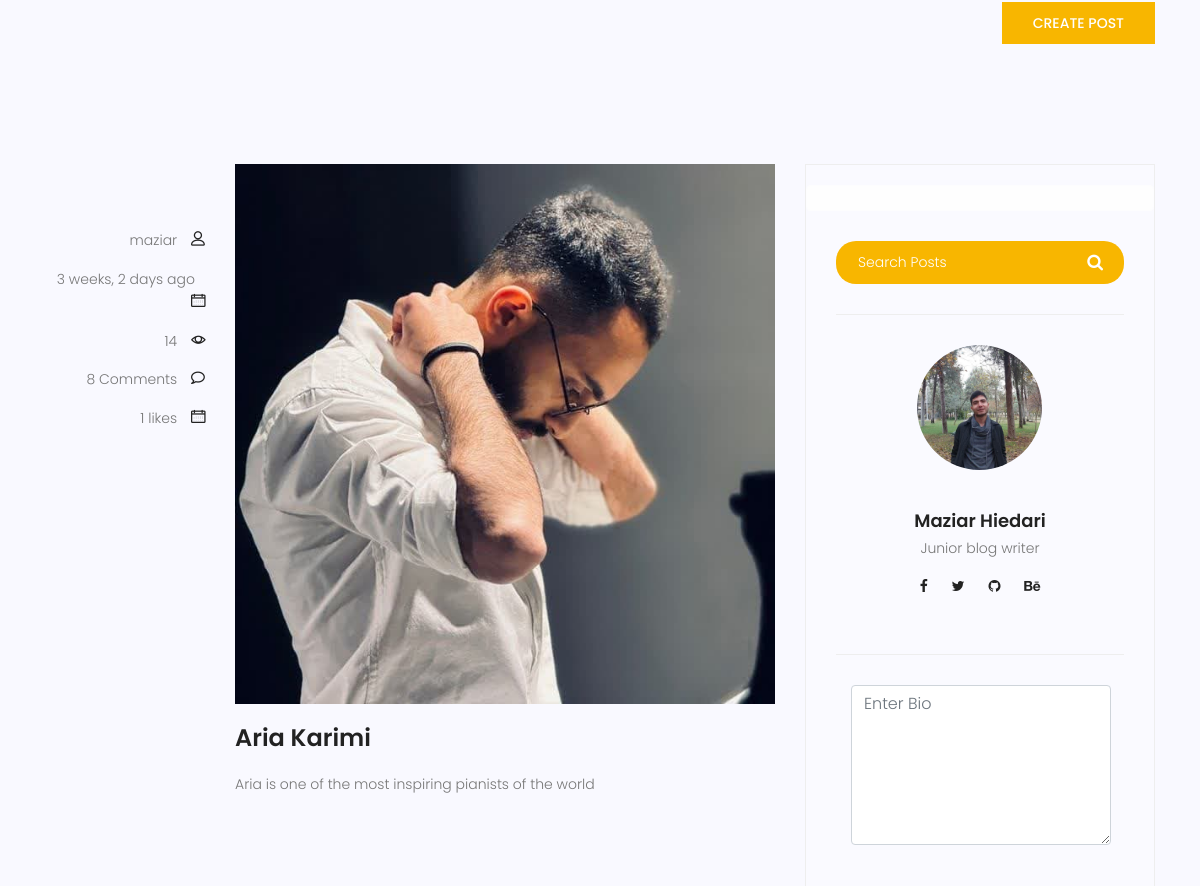
Before: /writers/writer_view (signed in, middle part) with the older database file.
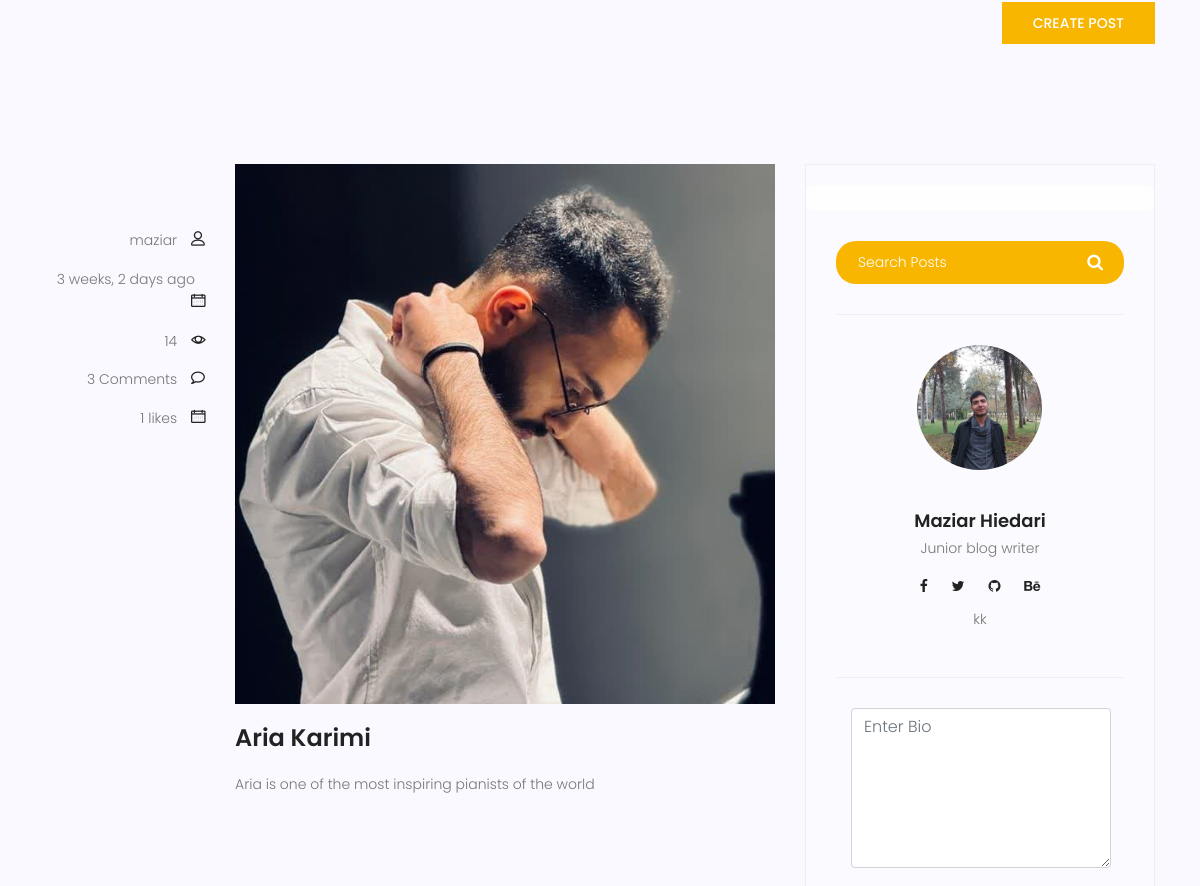
After: the same page with the newer database file.
### blog/models.py (models this page shows, shortened)
class Post(models.Model):
  title = models.CharField(max_length=255)
  image = models.ImageField()
  content = models.TextField()
  published_date = models.DateTimeField(auto_now_add=True)
  updated_date = models.DateTimeField(auto_now=True)
  counted_views = models.IntegerField(default=1)
  category = models.ManyToManyField(Category)
  author = models.ForeignKey(User, on_delete=models.SET_NULL, null=True)
  approved = models.BooleanField(default=False)
  likes = models.ManyToManyField(User, related_name='blog_post')
  def total_likes(self):
     return self.likes.count()
  class Meta:
     ordering = ['published_date']

### accounts/models.py (models this page shows)
class Profile(models.Model):
  user = models.OneToOneField(User,on_delete=models.CASCADE, related_name='profile')
  image = models.ImageField(default='default_profile.png',blank=True, null=True)
  bio = models.TextField(default='No Bio yet...', blank=True)

### writers/views.py (the view, shortened to what this page needs)
# urls.py: path('writer_view',views.new_post, name='writer_view'),
@login_required
def new_post(request):
  profile = Profile.objects.get(user=request.user)
  posts = Post.objects.filter(author=request.user)
  profile = Profile.objects.get(user=request.user)
  posts = Post.objects.filter(author=request.user)
  form = Post_form()
  form.fields['title'].widget.attrs['class'] = 'common-input mb-20 form-control'
  form.fields['title'].widget.attrs['placeholder'] = 'Enter the post title'
  form.fields['content'].widget.attrs['class'] = 'common-textarea form-control'
  form.fields['content'].widget.attrs['placeholder'] = 'Enter the content'
  form.fields['category'].widget.attrs['class'] = 'form-group'
  bform = Blog_signup_form()
  bform.fields['bio'].widget.attrs['class'] = 'single-textarea'
  bform.fields['bio'].widget.attrs['placeholder'] = 'a little biography'
  return render(request, 'writers/writer_view.html',{
    'form':form,
    'posts':posts,
    'profile':profile,
    'bform':bform
  })

### blog/forms.py
class Post_form(forms.ModelForm):
  class Meta:
    model = Post
    fields = ['title','content','author','image','category']

### accounts/forms.py
class Blog_signup_form(ModelForm):
  class Meta:
    model = Profile
    fields = ['bio','image','user']

### blog/models.py (called while the page is built)
  def __str__(self):
    return self.name

### blog/templatetags/blog_tags.py (called while the page is built)
@register.inclusion_tag('blog/post-categories.html')
def post_categories():
  category_counts = Category.objects.annotate(
  post_count=Count('post'))
  cat_dict = {}
  for category in category_counts:
    category_name = category.name
    post_count = category.post_count
    cat_dict[category_name] = post_count
  return {
    'categories':cat_dict
  }

@register.inclusion_tag('blog/popular.html')
def popular_posts():
  posts = Post.objects.filter(approved=True).order_by('-counted_views')[:4]
  return {
    'posts':posts
  }

@register.simple_tag(name='comments_count')
def func(pid):
    post = Post.objects.get(id=pid)
    comments = Comment.objects.filter(post=post)
    comments_count = comments.count()
    replies_count = Reply.objects.filter(parent_comment__post=post).count()
    total_comments = replies_count+comments_count
    return total_comments

@register.filter()
def upfirstletter(value):
    first = value[0] if len(value) > 0 else ''
    remaining = value[1:] if len(value) > 1 else ''
    return first.upper() + remaining

### templates/writers/writer_view.html (shortened to what this page needs)
{% extends 'base.html' %}
{% load static %}
{% load humanize %}
{% load blog_tags %}
{% block content %}
{% if profile.user == request.user %}
<section class="contact-page-area section-gap">
<div class="container">
	<div class="row">
		<div class="col-lg-4 d-flex flex-column address-wrap">
		</div>
		<div class="col-lg-8">
			<form class="form-area contact-form text-right"  enctype="multipart/form-data" action="{% url 'writers:writer_view' %}"  method="post">
				<div class="row">
					<div class="col-lg-12">
						<button type="submit" class="genric-btn primary" style="float: right;">Create Post</button>
					</div>
				</div>
			</form>
		</div>
	</div>
</div>
</section>
{% endif %}
<section class="post-content-area">
	<div class="container">
		<div class="row">
			<div class="col-lg-8 posts-list">
				{% for post in posts %}
				<div class="single-post row">
					<div class="col-lg-3  col-md-3 meta-details">
						<div class="user-details row">
							<p class="user-name col-lg-12 col-md-12 col-6"><a
									href="{% url 'blog:author' author_name=post.author %}">{{post.author.username}}</a> <span class="lnr lnr-user"></span></p>
							<p class="date col-lg-12 col-md-12 col-6"><a href="#">{{post.published_date|naturaltime}}</a> <span
									class="lnr lnr-calendar-full"></span></p>
							<p class="view col-lg-12 col-md-12 col-6"><a href="#">{{post.counted_views}}</a> <span
									class="lnr lnr-eye"></span></p>
							<p class="comments col-lg-12 col-md-12 col-6"><a href="#">{% comments_count post.id %} Comments</a> <span
									class="lnr lnr-bubble"></span></p>
									<p class="date col-lg-12 col-md-12 col-6"><a href="#">{{post.total_likes}} likes</a> <span
										class="lnr lnr-calendar-full"></span></p>
						</div>
					</div>
					<div class="col-lg-9 col-md-9 ">
						<div class="feature-img">
							<img class="img-fluid" src="{{post.image.url}}" alt="">
						</div>
						<a class="posts-title" href="{% url 'blog:single' pid=post.id %}">
							<h3>{{post.title}}</h3>
						</a>
						<p class="excert">
							{{post.content|truncatewords:60}}
						</p>
					</div>
				</div>
				{% endfor %}
			</div>
			<div class="col-lg-4 sidebar-widgets">
				<div class="widget-wrap">
					<div class="alert alert-light" role="alert">
					</div>
					{% include 'blog/search.html' %}
					{% if profile %}
								<div class="single-sidebar-widget user-info-widget">
									{% if profile.image %}
											<img src="{{profile.image.url}}" alt="" class="img-fluid">
										{% else %}
											<img src="{% static 'img/default_profile.png' %}">
										{% endif %}
									<a href="#"><h4>{{profile.user.first_name}} {{profile.user.last_name}}</h4></a>
									<p>
										Junior blog writer
									</p>
									<ul class="social-links">
										<li><a href="#"><i class="fa fa-facebook"></i></a></li>
										<li><a href="#"><i class="fa fa-twitter"></i></a></li>
										<li><a href="#"><i class="fa fa-github"></i></a></li>
										<li><a href="#"><i class="fa fa-behance"></i></a></li>
									</ul>
									<p>
										{% if profile.bio %}
											{{profile.bio}}
										{% endif %}
									</p>
								</div>
					{% endif %}
<div class="single-sidebar-widget ads-widget">
  <form  action="{% url 'writers:the_bio_form' %}" enctype="multipart/form-data" method="post">
    <div class="mt-10">
    	<div class="col-lg-6 form-group">
        <textarea name="bio" style="width: 260px; height: 160px;" class="common-textarea form-control"  placeholder="Enter Bio" onfocus="this.placeholder = ''" onblur="this.placeholder = 'Enter Bio'" ></textarea>
      </div>
    </div>
    <br>
    <br>
    <br>
  </form>
</div>
				</div>
			</div>
		</div>
	</div>
</section>
{% endblock %}

### templates/base.html (shortened to what this page needs)
{% load static %}
<!DOCTYPE html>
<html lang="zxx" class="no-js">
<head>
    <link rel="stylesheet" href="{% static 'css/linearicons.css' %}">
    <link rel="stylesheet" href="{% static 'css/font-awesome.min.css' %}">
    <link rel="stylesheet" href="{% static 'css/bootstrap.css' %}">
    <link rel="stylesheet" href="{% static 'css/magnific-popup.css' %}">
    <link rel="stylesheet" href="{% static 'css/jquery-ui.css' %}">
    <link rel="stylesheet" href="{% static 'css/nice-select.css' %}">
    <link rel="stylesheet" href="{% static 'css/animate.min.css' %}">
    <link rel="stylesheet" href="{% static 'css/owl.carousel.css' %}">
    <link rel="stylesheet" href="{% static 'css/main.css' %}">
  </head>
  <body>
    {% block content %}
    {% endblock %}
		</body>
	</html>

### templates/blog/search.html
{% load static %}
<div class="single-sidebar-widget search-widget">
  <form method='get' class="search-form" action="{% url 'blog:search' %}">
                  <input placeholder="Search Posts" name="s" type="text" onfocus="this.placeholder = ''" onblur="this.placeholder = 'Search Posts'" >
                  <button type="submit"><i class="fa fa-search"></i></button>
              </form>
</div>

### templates/blog/popular.html (shortened to what this page needs)
{% load static %}
{% load blog_tags %}
{% load humanize %}

### templates/blog/post-categories.html (shortened to what this page needs)
{% load static %}

### statics/css/main.css (style rules this page uses)
body { color: #777777; font-family: "Poppins", sans-serif; font-size: 14px; font-weight: 300; line-height: 1.625em; position: relative; }
ol, ul { margin: 0; padding: 0; list-style: none; }
a { -webkit-transition: all 0.3s ease 0s; -moz-transition: all 0.3s ease 0s; -o-transition: all 0.3s ease 0s; transition: all 0.3s ease 0s; }
a, a:focus, a:hover { text-decoration: none; outline: 0; }
h1, h2, h3, h4, h5, h6 { font-family: "Poppins", sans-serif; color: #222222; line-height: 1.2em !important; margin-bottom: 0; margin-top: 0; font-weight: 600; }
h3, .h3 { font-size: 24px; }
h4, .h4 { font-size: 18px; }
.mt-10 { margin-top: 10px; }
.flex-column { -webkit-box-direction: normal; -webkit-box-orient: vertical; -webkit-flex-direction: column; -moz-flex-direction: column; -ms-flex-direction: column; flex-direction: column; }
h3 { font-size: 24px; }
h4 { font-size: 18px; }
h1, h2, h3, h4, h5, h6 { line-height: 1.5em; }
.genric-btn { display: inline-block; outline: none; line-height: 40px; padding: 0 30px; font-size: .8em; text-align: center; text-decoration: none; font-weight: 500; cursor: pointer; -webkit-transition: all 0.3s ease 0s; -moz-transition: all 0.3s ease 0s; -o-transition: all 0.3s ease 0s; transition: all 0.3s ease 0s; }
.genric-btn.primary { color: #fff; background: #f8b600; border: 1px solid transparent; }
.section-gap { padding: 120px 0; }
.post-content-area { background-color: #f9f9ff; }
.post-content-area .single-post { margin-bottom: 50px; }
.post-content-area .single-post .meta-details { text-align: right; margin-top: 35px; }
.post-content-area .single-post .user-name a, .post-content-area .single-post .date a, .post-content-area .single-post .view a, .post-content-area .single-post .comments a { color: #777777; margin-right: 10px; -webkit-transition: all 0.3s ease 0s; -moz-transition: all 0.3s ease 0s; -o-transition: all 0.3s ease 0s; transition: all 0.3s ease 0s; }
.post-content-area .single-post .user-name .lnr, .post-content-area .single-post .date .lnr, .post-content-area .single-post .view .lnr, .post-content-area .single-post .comments .lnr { font-weight: 900; color: #222; }
.post-content-area .single-post .feature-img img { width: 100%; }
.post-content-area .single-post .posts-title h3 { margin: 20px 0px; }
.post-content-area .single-post .excert { margin-bottom: 20px; }
.posts-list .posts-title h3 { -webkit-transition: all 0.3s ease 0s; -moz-transition: all 0.3s ease 0s; -o-transition: all 0.3s ease 0s; transition: all 0.3s ease 0s; }
.sidebar-widgets { padding-bottom: 120px; }
.widget-wrap { background: #fafaff; padding: 20px 0px; border: 1px solid #eee; }
.widget-wrap .single-sidebar-widget { margin: 30px 30px; padding-bottom: 30px; border-bottom: 1px solid #eee; }
.widget-wrap .search-widget form.search-form input[type=text] { color: #fff; padding: 10px 22px; font-size: 14px; border: none; float: left; width: 80%; border-bottom-left-radius: 20px; border-top-left-radius: 20px; background: #f8b600; }
.widget-wrap .search-widget form.search-form button { float: left; width: 20%; padding: 10px; background: #f8b600; color: #fff; font-size: 17px; border: none; cursor: pointer; border-bottom-right-radius: 20px; border-top-right-radius: 20px; }
.widget-wrap .search-widget form.search-form::after { content: ""; clear: both; display: table; }
.widget-wrap .user-info-widget { text-align: center; }
.widget-wrap .user-info-widget a h4 { margin-top: 40px; margin-bottom: 5px; -webkit-transition: all 0.3s ease 0s; -moz-transition: all 0.3s ease 0s; -o-transition: all 0.3s ease 0s; transition: all 0.3s ease 0s; }
.widget-wrap .user-info-widget .social-links li { display: inline-block; margin-bottom: 10px; }
.widget-wrap .user-info-widget img { height: 125px; width:125px; border-radius: 50%; object-fit: cover; }
.widget-wrap .user-info-widget .social-links li a { color: #222; padding: 10px; font-size: 14px; -webkit-transition: all 0.3s ease 0s; -moz-transition: all 0.3s ease 0s; -o-transition: all 0.3s ease 0s; transition: all 0.3s ease 0s; }
.contact-page-area { background: #f9f9ff; }
.contact-page-area .form-area .genric-btn { -webkit-transition: all 0.3s ease 0s; -moz-transition: all 0.3s ease 0s; -o-transition: all 0.3s ease 0s; transition: all 0.3s ease 0s; border-radius: 0 !important; font-size: 14px; text-transform: uppercase !important; }

Changed rows visible on the page:
computed for Post "Aria Karimi": id "8" → "3"
changed Profile "Maziar": bio (not shown) → "kk"
